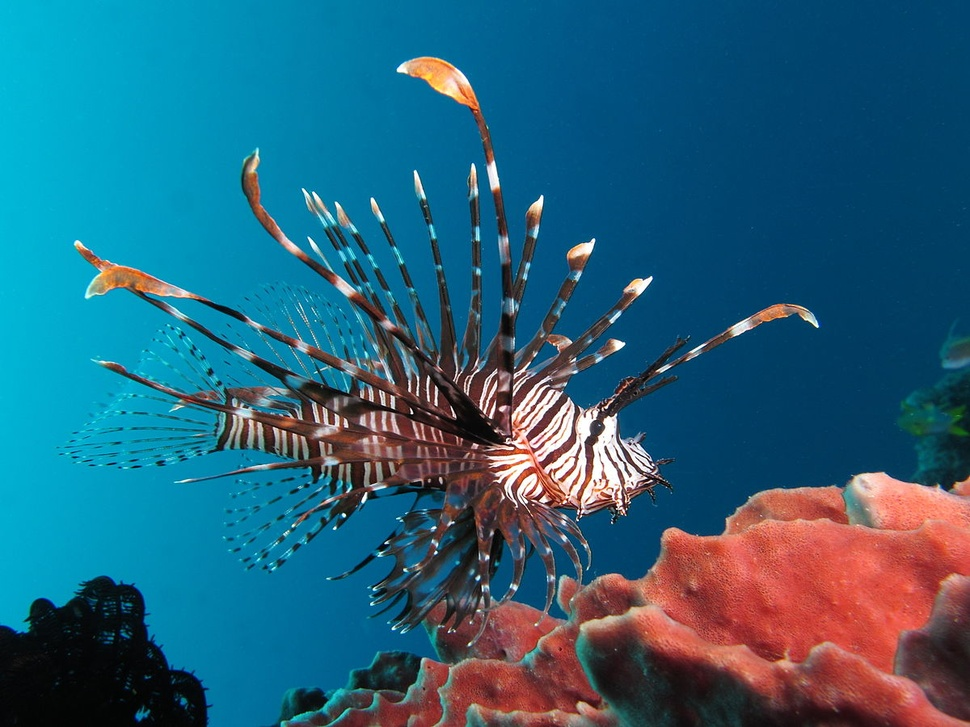
#> input picture Project/lion1.JPG, 970 x 727 px, shrunk from 1200 x 900 before the run
$ jupyter execute --allow-errors Untitled3.ipynb   (shell and % lines are left out)
#> lines starting #> are read from the running program, lines starting #| are printed output that depends on the picture
[cell 1]
%pylab inline

import os
import cv2
import numpy as np
import re
import pylab as pl
from fnmatch import fnmatch
from IPython.core.display import Image

[cell 2]
faceCascade = cv2.CascadeClassifier("newcascade23.xml")  #Let's load the required XML classifiers.

[cell 3]
img = cv2.imread("lion1.JPG")
#> img is the input picture: shape (727, 970, 3); mean B, G, R 123, 97.9, 39.1
img = cv2.cvtColor(img, cv2.COLOR_BGR2RGB)
gray = cv2.cvtColor(img, cv2.COLOR_BGR2GRAY)  #load input image in grayscale mode
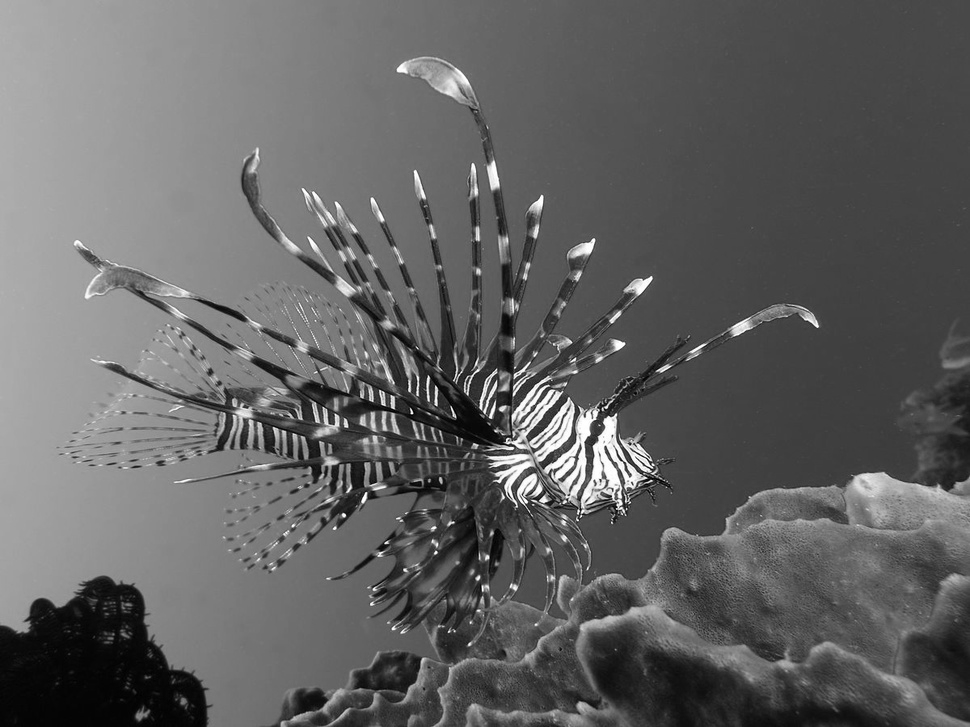
#> gray: shape (727, 970); min 0, max 255, mean 98.7
